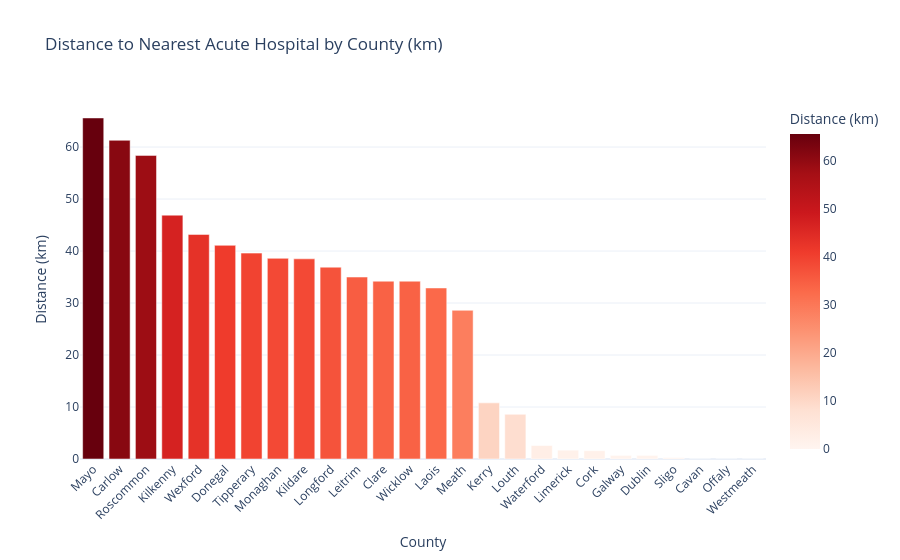

The code cell stored with this chart in its notebook:
### Code cell
# Figure 3 — Distance to nearest hospital by county
fig3 = px.bar(
    access_df.sort_values('min_dist_km', ascending=False),
    x='county', y='min_dist_km',
    color='min_dist_km', color_continuous_scale='Reds',
    title='Distance to Nearest Acute Hospital by County (km)',
    labels={'min_dist_km': 'Distance (km)', 'county': 'County'},
    template='plotly_white'
)
fig3.update_layout(xaxis_tickangle=-45)
fig3.write_html(str(OUT_DIR / 'fig3_distance_to_hospital.html'))
fig3.show()
print('Figure 3 saved.')

### Figure 1 — Plotly figure (JSON) as saved in the notebook; plotly's stock layout.template omitted (floating-point values rounded to 4 significant figures)
{"data": [{"hovertemplate": "County=%{x}<br>Distance (km)=%{marker.color}<extra></extra>", "legendgroup": "", "marker": {"color": [65.6, 61.3, 58.4, 46.9, 43.2, 41.1, 39.6, 38.6, 38.5, 36.9, 35.0, 34.2, 34.2, 32.9, 28.6, 10.8, 8.6, 2.6, 1.7, 1.6, 0.7, 0.7, 0.3, 0.0, 0.0, 0.0], "coloraxis": "coloraxis", "pattern": {"shape": ""}}, "name": "", "orientation": "v", "showlegend": false, "textposition": "auto", "type": "bar", "x": ["Mayo", "Carlow", "Roscommon", "Kilkenny", "Wexford", "Donegal", "Tipperary", "Monaghan", "Kildare", "Longford", "Leitrim", "Clare", "Wicklow", "Laois", "Meath", "Kerry", "Louth", "Waterford", "Limerick", "Cork", "Galway", "Dublin", "Sligo", "Cavan", "Offaly", "Westmeath"], "xaxis": "x", "y": [65.6, 61.3, 58.4, 46.9, 43.2, 41.1, 39.6, 38.6, 38.5, 36.9, 35.0, 34.2, 34.2, 32.9, 28.6, 10.8, 8.6, 2.6, 1.7, 1.6, 0.7, 0.7, 0.3, 0.0, 0.0, 0.0], "yaxis": "y"}], "layout": {"barmode": "relative", "coloraxis": {"colorbar": {"title": {"text": "Distance (km)"}}, "colorscale": [[0, "rgb(255,245,240)"], [0.125, "rgb(254,224,210)"], [0.25, "rgb(252,187,161)"], [0.375, "rgb(252,146,114)"], [0.5, "rgb(251,106,74)"], [0.625, "rgb(239,59,44)"], [0.75, "rgb(203,24,29)"], [0.875, "rgb(165,15,21)"], [1, "rgb(103,0,13)"]]}, "legend": {"tracegroupgap": 0}, "title": {"text": "Distance to Nearest Acute Hospital by County (km)"}, "xaxis": {"anchor": "y", "domain": [0, 1], "tickangle": -45, "title": {"text": "County"}}, "yaxis": {"anchor": "x", "domain": [0, 1], "title": {"text": "Distance (km)"}}}}
